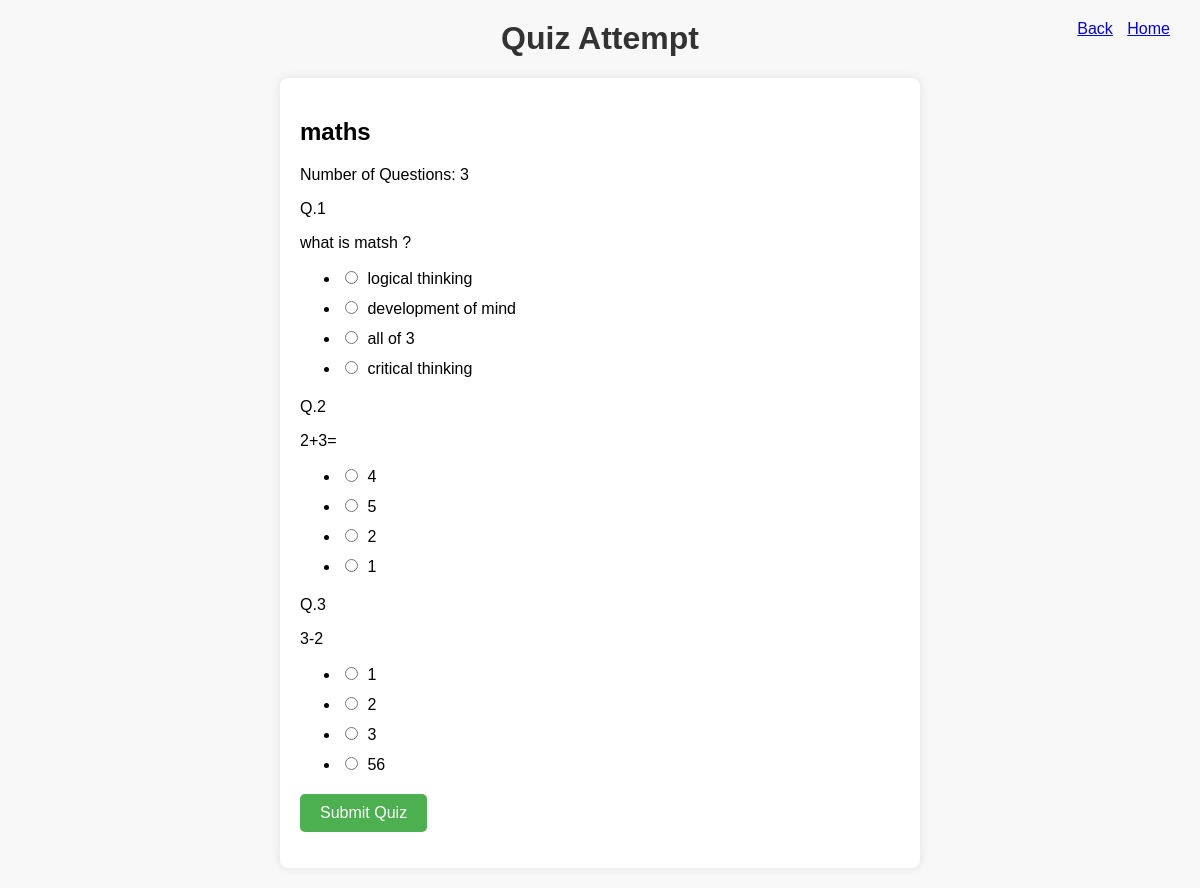
Page /quiz_system/quizdetail/2/ on the committed database.
### quiz_system/models.py (models this page shows, shortened)
class Quiz(models.Model):
    quiz_id = models.AutoField(primary_key=True)
    subject = models.ForeignKey('academic_info.Subject', on_delete=models.CASCADE)
    number_of_questions = models.PositiveIntegerField()

class Question(models.Model):
    question_id = models.AutoField(primary_key=True)
    quiz = models.ForeignKey(Quiz, on_delete=models.CASCADE)
    question_definition = models.TextField()
    answer =  models.PositiveIntegerField(
        validators=[MinValueValidator(1), MaxValueValidator(4)]
    )
    option1 = models.CharField(max_length=255)
    option2 = models.CharField(max_length=255)
    option3 = models.CharField(max_length=255)
    option4 = models.CharField(max_length=255)

### academic_info/models.py (models this page shows)
class Subject(models.Model):
    subject_id = models.AutoField(primary_key=True)
    subject_name = models.CharField(max_length=100)
    subject_duration = models.IntegerField()  # Duration in semesters
    def __str__(self):
        return self.subject_name

### quiz_system/views.py (the view)
# urls.py: path('quizdetail/<int:quiz_id>/', views.quiz_detail, name='quiz_detail'),
def quiz_detail(request, quiz_id):
    quiz = get_object_or_404(Quiz, quiz_id=quiz_id)
    questions = Question.objects.filter(quiz=quiz)
    question_details = []
    for question in questions:
        question_details.append({
            'question': question.question_definition,
            'options': [question.option1, question.option2, question.option3, question.option4],
            'answer': question.answer,
        })
    context = {
        'quiz': quiz,
        'questions': question_details,
    }
    return render(request, 'quiz_detail.html', context)

### quiz_system/templates/quiz_detail.html (shortened to what this page needs)
<!DOCTYPE html>
<html lang="en">
<head>
</head>
<body>
    <h1>Quiz Attempt</h1>
    <div class="buttons">
        <a href="javascript:history.back()" class="back-button">Back</a>
        <a href="{% url 'home' %}">Home</a>
    </div>
    <div id="quiz-container">
        <h2>{{ quiz.subject }}</h2>
        <p>Number of Questions: {{ quiz.number_of_questions }}</p>
        <form action="{% url 'submit_quiz' quiz.quiz_id %}" method="post">
            {% for question in questions %}
            <div class="question">
                <label>Q.{{forloop.counter }} </label>
                <p>{{ question.question }}</p>
                <ul>
                    {% for option in question.options %}
                    <li>
                        <label>
                            <input type="radio" name="question{{ forloop.parentloop.counter }}" value="{{ forloop.counter }}">
                            {{ option }}
                        </label>
                    </li>
                    {% endfor %}
                </ul>
            </div>
            {% endfor %}
            <button type="submit">Submit Quiz</button>
        </form>
    </div>
</body>
</html>

### quiz_system/templates/quiz_detail.html (style rules this page uses)
body { font-family: 'Arial', sans-serif; margin: 20px; background-color: #f8f8f8; }
#quiz-container { max-width: 600px; margin: 0 auto; background-color: #fff; padding: 20px; border-radius: 8px; box-shadow: 0 0 10px rgba(0, 0, 0, 0.1); }
h1 { color: #333; text-align: center; }
.question { margin-bottom: 20px; }
label { display: block; margin-bottom: 10px; }
input[type="radio"] { margin-right: 5px; }
button { background-color: #4caf50; color: #fff; border: none; padding: 10px 20px; font-size: 16px; cursor: pointer; border-radius: 5px; }
.buttons { margin-top: 20px; position: fixed; top: 0; right: 0; margin: 20px; }
.buttons a { margin-right: 10px; }

### rows in the picture
Quiz: subject "maths", number_of_questions "3"
Question: question "what is matsh ?", options "logical thinking" "development of mind" "all of 3" "critical thinking"
Question: question "2+3="
Question: question "3-2", options "56"

### other values in the picture
{{ option }} "4" "5" "2" "1" "1" "2" "3"
